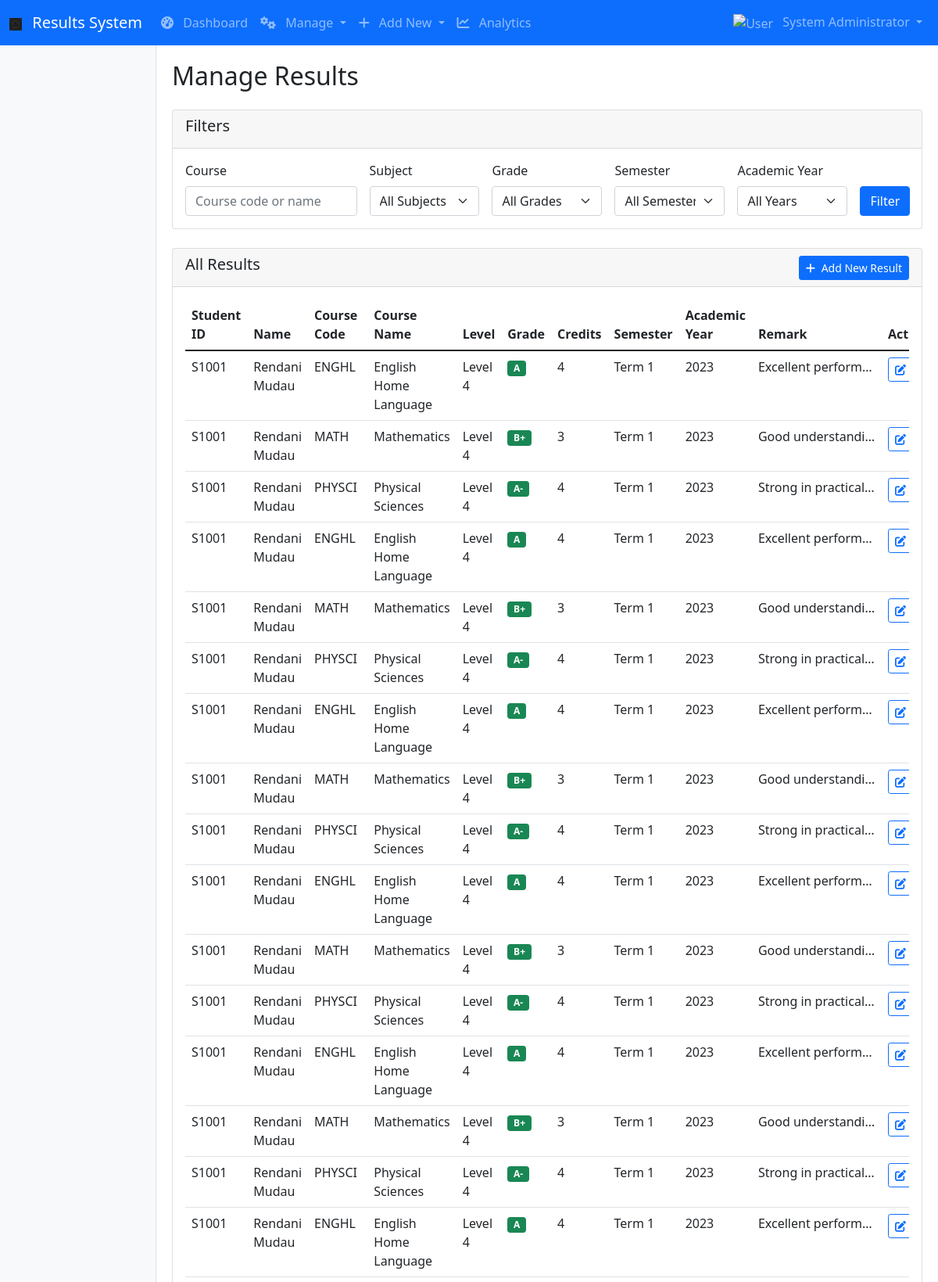
/admin/results (signed in, upper part), run on the app's committed database.
### tables this page shows
CREATE TABLE results
                 (id INTEGER PRIMARY KEY AUTOINCREMENT,
                 student_id TEXT NOT NULL,
                 course_code TEXT NOT NULL,
                 course_name TEXT NOT NULL,
                 subject_level TEXT,
                 grade TEXT NOT NULL,
                 credits INTEGER,
                 semester TEXT NOT NULL,
                 academic_year TEXT NOT NULL,
                 remark TEXT,
                 created_at TEXT DEFAULT CURRENT_TIMESTAMP,
                 updated_at TEXT DEFAULT CURRENT_TIMESTAMP,
                 FOREIGN KEY (student_id) REFERENCES students (student_id));

CREATE TABLE students
                 (id INTEGER PRIMARY KEY AUTOINCREMENT,
                 student_id TEXT UNIQUE NOT NULL,
                 full_name TEXT NOT NULL,
                 email TEXT NOT NULL,
                 program TEXT,
                 year INTEGER,
                 date_of_birth TEXT,
                 phone_number TEXT,
                 address TEXT,
                 created_at TEXT DEFAULT CURRENT_TIMESTAMP);

### app.py (the view)
    def decorated_function(*args, **kwargs):
        if 'role' not in session or session['role'] != 'admin':
            flash('Admin access required.', 'danger')
            return redirect(url_for('login'))
        return f(*args, **kwargs)

### app.py (called while the page is built)
def get_db_connection():
    conn = sqlite3.connect('results.db')
    conn.row_factory = sqlite3.Row
    return conn

def admin_required(f):
    def decorated_function(*args, **kwargs):
        if 'role' not in session or session['role'] != 'admin':
            flash('Admin access required.', 'danger')
            return redirect(url_for('login'))
        return f(*args, **kwargs)
    decorated_function.__name__ = f.__name__
    return decorated_function

@app.context_processor
def utility_processor():
    def now(format='%Y-%m-%d %H:%M'):
        return datetime.now().strftime(format)
    return dict(now=now)

### templates/manage_results.html (shortened to what this page needs)
{% extends "base.html" %}
{% block content %}
<h2 class="mb-4">Manage Results</h2>
<div class="card mb-4">
    <div class="card-header">
        <h5>Filters</h5>
    </div>
    <div class="card-body">
        <form method="GET" class="row g-3">
            <div class="col-md-3">
                <label for="course" class="form-label">Course</label>
                <input type="text" class="form-control" id="course" name="course" value="{{ current_filters.course }}" placeholder="Course code or name">
            </div>
            <div class="col-md-2">
                <label for="subject" class="form-label">Subject</label>
                <select class="form-select" id="subject" name="subject">
                    <option value="">All Subjects</option>
                </select>
            </div>
            <div class="col-md-2">
                <label for="grade" class="form-label">Grade</label>
                <select class="form-select" id="grade" name="grade">
                    <option value="">All Grades</option>
                </select>
            </div>
            <div class="col-md-2">
                <label for="semester" class="form-label">Semester</label>
                <select class="form-select" id="semester" name="semester">
                    <option value="">All Semesters</option>
                </select>
            </div>
            <div class="col-md-2">
                <label for="year" class="form-label">Academic Year</label>
                <select class="form-select" id="year" name="year">
                    <option value="">All Years</option>
                </select>
            </div>
            <div class="col-md-1 d-flex align-items-end">
                <button type="submit" class="btn btn-primary">Filter</button>
            </div>
        </form>
    </div>
</div>
<div class="card">
    <div class="card-header d-flex justify-content-between align-items-center">
        <h5>All Results</h5>
        <a href="{{ url_for('add_result') }}" class="btn btn-primary btn-sm">
            <i class="fas fa-plus me-1"></i> Add New Result
        </a>
    </div>
    <div class="card-body">
        {% if results %}
        <div class="table-responsive">
            <table class="table table-hover">
                <thead>
                    <tr>
                        <th>Student ID</th>
                        <th>Name</th>
                        <th>Course Code</th>
                        <th>Course Name</th>
                        <th>Level</th>
                        <th>Grade</th>
                        <th>Credits</th>
                        <th>Semester</th>
                        <th>Academic Year</th>
                        <th>Remark</th>
                        <th>Actions</th>
                    </tr>
                </thead>
                <tbody>
                    {% for result in results %}
                    <tr>
                        <td>{{ result.student_id }}</td>
                        <td>{{ result.full_name }}</td>
                        <td>{{ result.course_code }}</td>
                        <td>{{ result.course_name }}</td>
                        <td>{{ result.subject_level or 'N/A' }}</td>
                        <td>
                            <span class="badge bg-{% if result.grade in ['A', 'A-', 'B+'] %}success{% elif result.grade in ['B', 'B-', 'C+'] %}warning{% else %}danger{% endif %}">
                                {{ result.grade }}
                            </span>
                        </td>
                        <td>{{ result.credits }}</td>
                        <td>{{ result.semester }}</td>
                        <td>{{ result.academic_year }}</td>
                        <td>
                            {% if result.remark %}
                            <span class="d-inline-block text-truncate" style="max-width: 150px;" title="{{ result.remark }}">
                                {{ result.remark }}
                            </span>
                            {% else %}
                            <span class="text-muted">No remark</span>
                            {% endif %}
                        </td>
                        <td>
                            <div class="btn-group btn-group-sm">
                                <a href="{{ url_for('edit_result', result_id=result.id) }}" class="btn btn-outline-primary" title="Edit">
                                    <i class="fas fa-edit"></i>
                                </a>
                            </div>
                        </td>
                    </tr>
                    {% endfor %}
                </tbody>
            </table>
        </div>
        {% else %}
        <p class="text-center">No results found.</p>
        {% endif %}
    </div>
</div>
{% endblock %}

### data on the page
results: student_id "S1001", full_name "Rendani Mudau", course_code "ENGHL", course_name "English Home Language", subject_level "Level 4", grade "A", credits "4", semester "Term 1", academic_year "2023", remark "Excellent perform…"
results: student_id "S1001", full_name "Rendani Mudau", course_code "MATH", course_name "Mathematics", subject_level "Level 4", grade "B+", credits "3", semester "Term 1", academic_year "2023", remark "Good understandi…"
results: student_id "S1001", full_name "Rendani Mudau", course_code "PHYSCI", course_name "Physical Sciences", subject_level "Level 4", grade "A-", credits "4", semester "Term 1", academic_year "2023", remark "Strong in practical…"
results: student_id "S1001", full_name "Rendani Mudau", course_code "ENGHL", course_name "English Home Language", subject_level "Level 4", grade "A", credits "4", semester "Term 1", academic_year "2023", remark "Excellent perform…"
results: student_id "S1001", full_name "Rendani Mudau", course_code "MATH", course_name "Mathematics", subject_level "Level 4", grade "B+", credits "3", semester "Term 1", academic_year "2023", remark "Good understandi…"
results: student_id "S1001", full_name "Rendani Mudau", course_code "PHYSCI", course_name "Physical Sciences", subject_level "Level 4", grade "A-", credits "4", semester "Term 1", academic_year "2023", remark "Strong in practical…"
results: student_id "S1001", full_name "Rendani Mudau", course_code "ENGHL", course_name "English Home Language", subject_level "Level 4", grade "A", credits "4", semester "Term 1", academic_year "2023", remark "Excellent perform…"
results: student_id "S1001", full_name "Rendani Mudau", course_code "MATH", course_name "Mathematics", subject_level "Level 4", grade "B+", credits "3", semester "Term 1", academic_year "2023", remark "Good understandi…"
results: student_id "S1001", full_name "Rendani Mudau", course_code "PHYSCI", course_name "Physical Sciences", subject_level "Level 4", grade "A-", credits "4", semester "Term 1", academic_year "2023", remark "Strong in practical…"
results: student_id "S1001", full_name "Rendani Mudau", course_code "ENGHL", course_name "English Home Language", subject_level "Level 4", grade "A", credits "4", semester "Term 1", academic_year "2023", remark "Excellent perform…"
results: student_id "S1001", full_name "Rendani Mudau", course_code "MATH", course_name "Mathematics", subject_level "Level 4", grade "B+", credits "3", semester "Term 1", academic_year "2023", remark "Good understandi…"
results: student_id "S1001", full_name "Rendani Mudau", course_code "PHYSCI", course_name "Physical Sciences", subject_level "Level 4", grade "A-", credits "4", semester "Term 1", academic_year "2023", remark "Strong in practical…"
results: student_id "S1001", full_name "Rendani Mudau", course_code "ENGHL", course_name "English Home Language", subject_level "Level 4", grade "A", credits "4", semester "Term 1", academic_year "2023", remark "Excellent perform…"
results: student_id "S1001", full_name "Rendani Mudau", course_code "MATH", course_name "Mathematics", subject_level "Level 4", grade "B+", credits "3", semester "Term 1", academic_year "2023", remark "Good understandi…"
results: student_id "S1001", full_name "Rendani Mudau", course_code "PHYSCI", course_name "Physical Sciences", subject_level "Level 4", grade "A-", credits "4", semester "Term 1", academic_year "2023", remark "Strong in practical…"
results: student_id "S1001", full_name "Rendani Mudau", course_code "ENGHL", course_name "English Home Language", subject_level "Level 4", grade "A", credits "4", semester "Term 1", academic_year "2023", remark "Excellent perform…"

### other printed values
{{ session.full_name }} "System Administrator"
